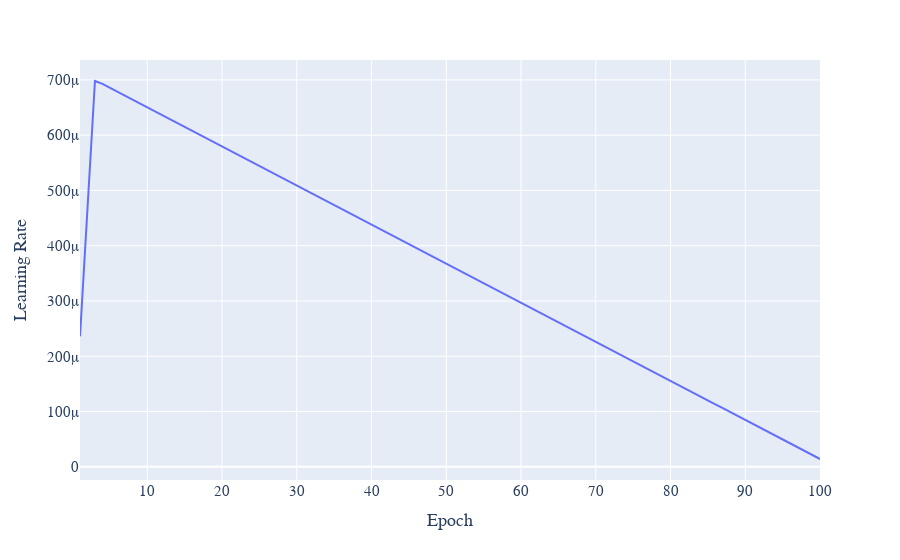

Notebook cell for this chart:
### Code cell
fig=px.line(df,x='epoch',y='lr/pg1',render_mode='svg')
fig.update_xaxes(title_text='Epoch')
fig.update_yaxes(title_text='Learning Rate')
fig.update_layout(font_family="Times New Roman",font_size=15)
fig.write_image("lr.svg")

fig.show()
svg_to_pdf('lr.svg', 'train4/pdf/lr.pdf')
